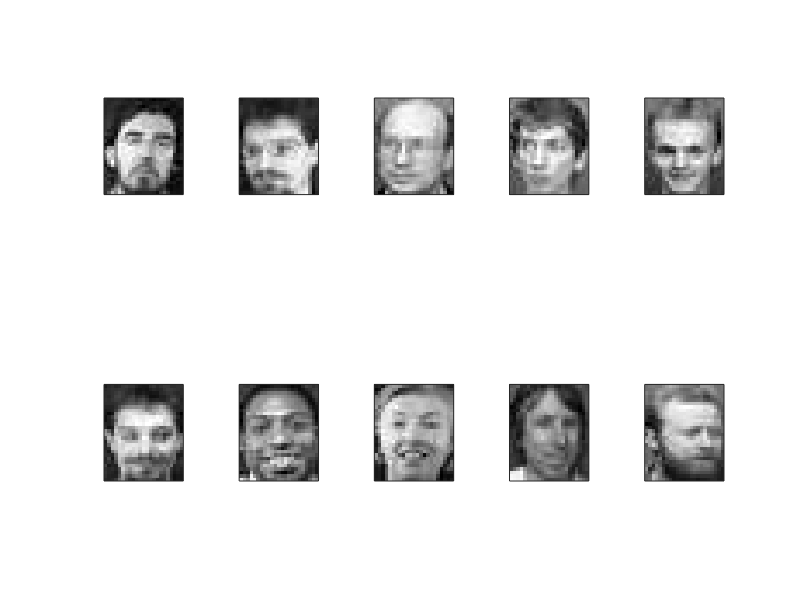
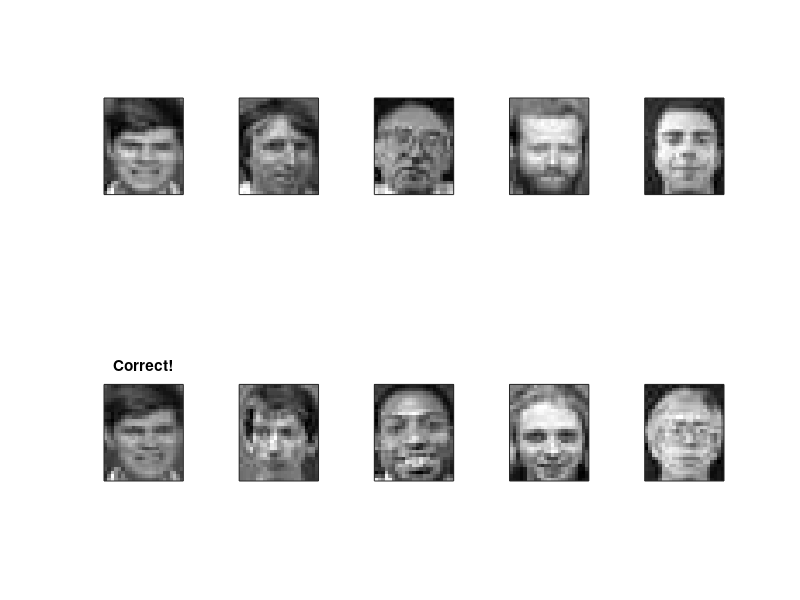
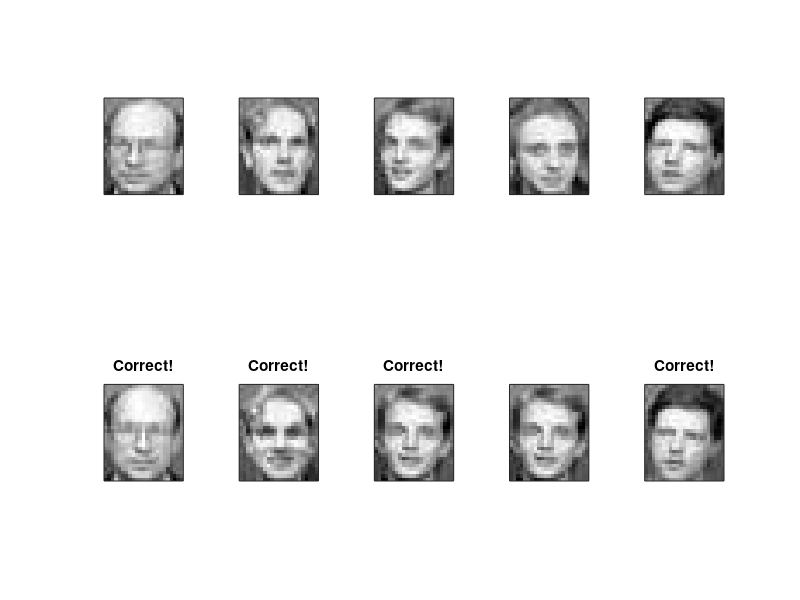
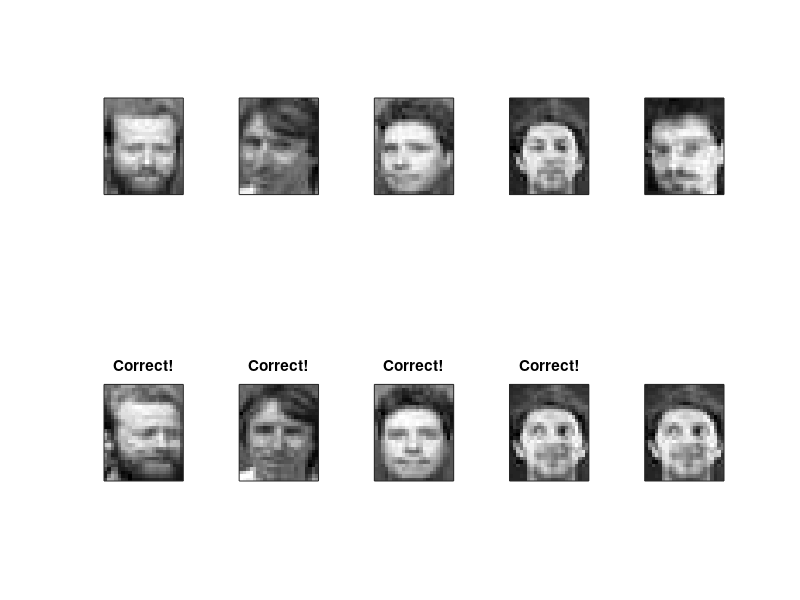

Source code (MATLAB) for these figures, in order:
clear variables

% load training and test data
load('mat_data/train.mat')
load('mat_data/test.mat')

% compute Covariance matrix of features in training data
C = cov(Ytrain');

% compute the singular value decomposition (SVD) of the Covariance matrix 
[U, S, V] = svd(C);

% set two zero matrix to store index of the images
index_train = zeros(5,5);
index_test = zeros(5,5);


%%%%%%%%%%%%%%%%%%%%%%%%%%%%%%%%%%%%%%%%%%%%%%%%%%%%%%%%%%%%%%%%%%%%%%%%%%%%%%%%%%%%%%%%%%%%%%%%%%%
%%% Experiemnt for PCA and corresponding classification performance by kNN with k=1

% reduce the dimension of training iamges to multiple lower-dimensions (1, 3, 5, 7, 9) by PCA 
% and then perform kNN for classification on the reduced test data
for n = 1:5
    % compute PCA projection
    U1 = U(:,1:2*n-1); 
    Y1 = U1' * Ytrain;
    for i=1:5
        % randomly choose one image form test data
        index_test(i,n) = ceil(200 * rand(1)); 
        I = Ytest(:,index_test(i,n)); 
        I1 = U1'*I;
        dist = zeros(200,1);
        % compute the distance between I1 and every image in training data
        for j = 1:200
            dist(j) = norm(I1 - Y1(:,j), 2);
        end
        % find the closest image with chosen image
        [minvalue, index] = min(dist);
        index_train(i,n) = index;
    end
end 

% show random 5 images in test data and the prediction of PCA-kNN with different number of PCs kept
for i = 1:5
    figure(i);
    for j = 1:5
        subplot(2,5,j);
        I = reshape(Ytest(:,index_test(j,i)), 28, 23); 
        imagesc(I);
        colormap(gray);
        axis image;
        set(gca,'xtick',[],'ytick',[])

        subplot(2,5,j+5);
        I = reshape(Ytrain(:,index_train(j,i)), 28, 23); 
        imagesc(I);
        colormap(gray);
        axis image;
        set(gca,'xtick',[],'ytick',[])
        if ceil(index_test(j,i)/5) == ceil(index_train(j,i)/5)
           title('Correct!');
        end
    end
end    

%%%%%%%%%%%%%%%%%%%%%%%%%%%%%%%%%%%%%%%%%%%%%%%%%%%%%%%%%%%%%%%%%%%%%%%%%%%%%%%%%%%%%%%%%%%%%%%%%%%
